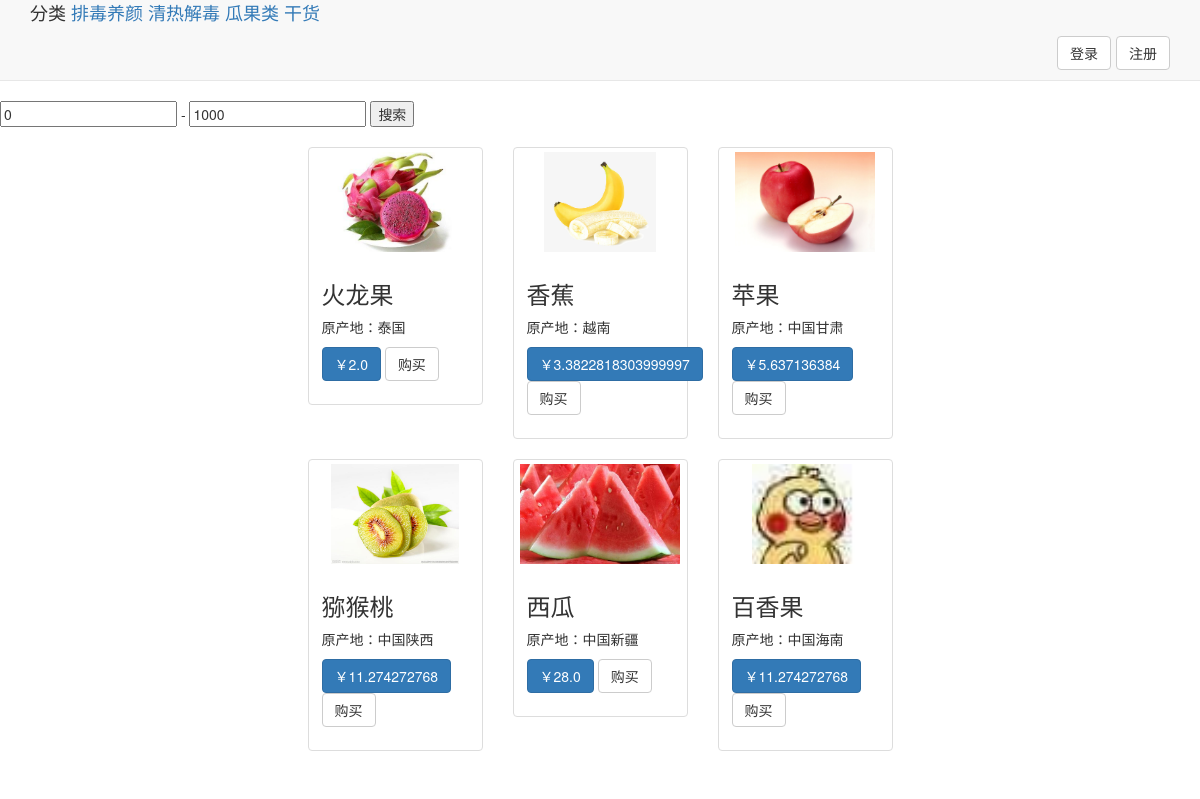
The app's page /user/find, older data.
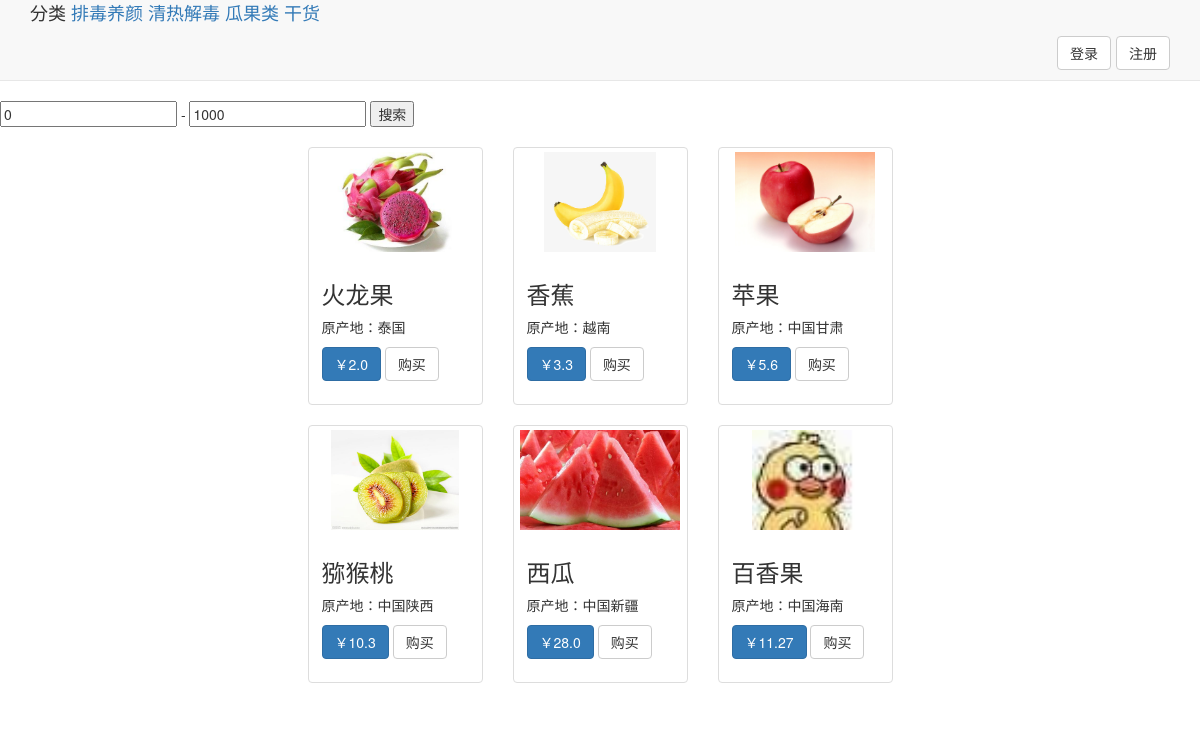
The same page, newer data.
### mainapp/models.py (models this page shows, shortened)
class FruitEntity(models.Model):
    name = models.CharField(max_length=20,
                            verbose_name='水果名')
    price = models.FloatField(verbose_name='价格', )
    source = models.CharField(max_length=30, verbose_name='原产地')
    category = models.ForeignKey(CateTypeEntity,
                                 related_name='fruits',
                                 to_field='id',
                                 on_delete=models.CASCADE)
    users = models.ManyToManyField(UserEntity,
                                   db_table='t_collect',
                                   related_name='fruits',
                                   verbose_name='收藏用户列表',
                                   blank=True,
                                   null=True)
    tags = models.ManyToManyField('TagEntity',
                                  related_name='fruits',
                                  db_table='t_fruit_tags',
                                  verbose_name='所有标签',
                                  blank=True,
                                  null=True)
    class Meta:
        db_table = 't_fruit'
        verbose_name = '水果'
        verbose_name_plural = verbose_name

### mainapp/user_v.py (the view, shortened to what this page needs)
# urls.py: path('find', find_fruit),
@csrf_exempt
def find_fruit(request):
    price1 = request.GET.get('price1', 0)
    price2 = request.GET.get('price2', 1000)
    fruits = FruitImage.objects \
        .values('url', 'fruit_id__name', 'fruit_id__price', 'fruit_id__source', 'width', 'height') \
        .filter(fruit_id__price__gte=price1, fruit_id__price__lte=price2).all()
    if request.method == 'GET':
        login_is = request.COOKIES.get('is_login')
        if login_is:
            name1 = request.COOKIES.get('name')
        return render(request, 'fruit/list.html', locals())

### templates/fruit/list.html (shortened to what this page needs)
<!DOCTYPE html>
<html lang="en">
<head>
    <link href="https://cdn.jsdelivr.net/npm/bootstrap@3.3.7/dist/css/bootstrap.min.css" rel="stylesheet">
</head>
<body>
<nav class="navbar navbar-default navbar-static-top">
    <div class="container">
        <div style="display: inline-block; font-size: 18px" >
            <p style="display: inline-block">分类</p>
            <a>排毒养颜</a>
            <a>清热解毒</a>
            <a>瓜果类</a>
            <a>干货</a>
        </div>
        <p class="text-right" style="font-size: 18px;">{% if name1 %}欢迎{{ name1 }}
            <a class="btn btn-default" href="/user/delete">注销</a>{% else %}
            <button class="btn btn-default" data-toggle="modal" data-target="#myModal">登录</button>
            <button class="btn btn-default">注册</button>
        {% endif %}</p>
    </div>
</nav>
<form method="get">
    <input name="price1" value="{% if price1 %}{{ price1 }}{% else %}0{% endif %}"> -
    <input name="price2" value="{% if price2 %}{{ price2 }}{% else %}1000{% endif %}">
    <button>搜索</button>
</form>
<br>
<div class="row">
    <div class="col-md-3"></div>
    <div class="col-md-6">
        <div class="row">
            {% for d in fruits %}
                <div class="col-sm-6 col-md-4">
                    <div class="thumbnail">
                        <img id="img" src="/media/{{ d.url }}" style="height: 100px;">
                        <div class="caption">
                            <h3>{{ d.fruit_id__name }}</h3>
                            <p>原产地：{{ d.fruit_id__source }}</p>
                            <p><a href="#" class="btn btn-primary" role="button">￥{{ d.fruit_id__price }}</a> <a
                                    href="#"
                                    class="btn btn-default"
                                    role="button">购买</a>
                            </p>
                        </div>
                    </div>
                </div>
            {% endfor %}
        </div>
    </div>
    <div class="col-md-3"></div>
</div>
</body>
</html>

Row changes from the older to the newer data that the page shows:
changed FruitEntity "香蕉": fruit_id__price "3.3822818303999997" → "3.3"
changed FruitEntity "苹果": fruit_id__price "5.637136384" → "5.6"
changed FruitEntity "猕猴桃": fruit_id__price "11.274272768" → "10.3"
changed FruitEntity "百香果": fruit_id__price "11.274272768" → "11.27"
